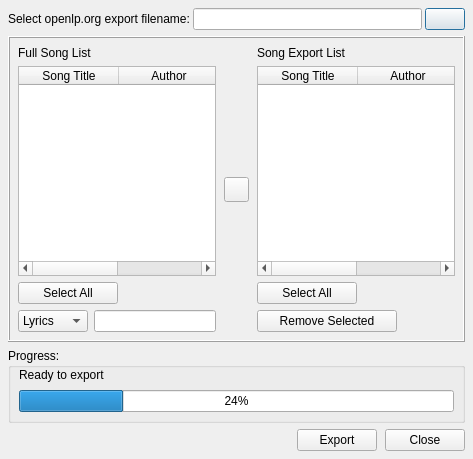
<?xml version="1.0" encoding="UTF-8"?>
<ui version="4.0">
 <class>OpenLPExportDialog</class>
 <widget class="QDialog" name="OpenLPExportDialog">
  <property name="geometry">
   <rect>
    <x>0</x>
    <y>0</y>
    <width>473</width>
    <height>459</height>
   </rect>
  </property>
  <property name="windowTitle">
   <string>openlp.org Song Exporter</string>
  </property>
  <property name="windowIcon">
   <iconset>
    <normaloff>:/icon/openlp.org-icon-32.bmp</normaloff>:/icon/openlp.org-icon-32.bmp</iconset>
  </property>
  <layout class="QVBoxLayout" name="verticalLayout_5">
   <property name="margin">
    <number>8</number>
   </property>
   <item>
    <widget class="QWidget" name="ExportFileWidget" native="true">
     <property name="sizePolicy">
      <sizepolicy hsizetype="Preferred" vsizetype="Fixed">
       <horstretch>0</horstretch>
       <verstretch>0</verstretch>
      </sizepolicy>
     </property>
     <layout class="QHBoxLayout" name="horizontalLayout">
      <property name="spacing">
       <number>3</number>
      </property>
      <property name="margin">
       <number>0</number>
      </property>
      <item>
       <widget class="QLabel" name="ExportFileLabel">
        <property name="text">
         <string>Select openlp.org export filename:</string>
        </property>
       </widget>
      </item>
      <item>
       <widget class="QLineEdit" name="ExportFileLineEdit"/>
      </item>
      <item>
       <widget class="QPushButton" name="ExportFileSelectPushButton">
        <property name="text">
         <string/>
        </property>
        <property name="icon">
         <iconset resource="../images/openlp-2.qrc">
          <normaloff>:/exports/export_load.png</normaloff>:/exports/export_load.png</iconset>
        </property>
       </widget>
      </item>
     </layout>
    </widget>
   </item>
   <item>
    <widget class="QFrame" name="SongListFrame">
     <property name="sizePolicy">
      <sizepolicy hsizetype="Expanding" vsizetype="Expanding">
       <horstretch>0</horstretch>
       <verstretch>0</verstretch>
      </sizepolicy>
     </property>
     <property name="frameShape">
      <enum>QFrame::Box</enum>
     </property>
     <property name="frameShadow">
      <enum>QFrame::Raised</enum>
     </property>
     <layout class="QHBoxLayout" name="horizontalLayout_6">
      <property name="spacing">
       <number>8</number>
      </property>
      <property name="margin">
       <number>8</number>
      </property>
      <item>
       <widget class="QWidget" name="ExportFileSongListWidget" native="true">
        <property name="sizePolicy">
         <sizepolicy hsizetype="Preferred" vsizetype="Expanding">
          <horstretch>0</horstretch>
          <verstretch>0</verstretch>
         </sizepolicy>
        </property>
        <layout class="QVBoxLayout" name="verticalLayout">
         <property name="spacing">
          <number>6</number>
         </property>
         <property name="margin">
          <number>0</number>
         </property>
         <item>
          <widget class="QLabel" name="ExportListLabel">
           <property name="text">
            <string>Full Song List</string>
           </property>
          </widget>
         </item>
         <item>
          <widget class="QTableWidget" name="ExportListTable">
           <property name="selectionMode">
            <enum>QAbstractItemView::MultiSelection</enum>
           </property>
           <property name="showGrid">
            <bool>false</bool>
           </property>
           <property name="wordWrap">
            <bool>false</bool>
           </property>
           <property name="cornerButtonEnabled">
            <bool>false</bool>
           </property>
           <column>
            <property name="text">
             <string>Song Title</string>
            </property>
           </column>
           <column>
            <property name="text">
             <string>Author</string>
            </property>
           </column>
          </widget>
         </item>
         <item>
          <widget class="QWidget" name="ExportSelectAllWidget" native="true">
           <layout class="QHBoxLayout" name="horizontalLayout_2">
            <property name="spacing">
             <number>6</number>
            </property>
            <property name="margin">
             <number>0</number>
            </property>
            <item>
             <widget class="QPushButton" name="ExportSelectAllPushButton">
              <property name="sizePolicy">
               <sizepolicy hsizetype="Preferred" vsizetype="Fixed">
                <horstretch>0</horstretch>
                <verstretch>0</verstretch>
               </sizepolicy>
              </property>
              <property name="minimumSize">
               <size>
                <width>100</width>
                <height>0</height>
               </size>
              </property>
              <property name="text">
               <string>Select All</string>
              </property>
              <property name="icon">
               <iconset resource="../images/openlp-2.qrc">
                <normaloff>:/exports/export_selectall.png</normaloff>:/exports/export_selectall.png</iconset>
              </property>
             </widget>
            </item>
            <item>
             <spacer name="ExportSelectAllHSpacer">
              <property name="orientation">
               <enum>Qt::Horizontal</enum>
              </property>
              <property name="sizeType">
               <enum>QSizePolicy::Expanding</enum>
              </property>
              <property name="sizeHint" stdset="0">
               <size>
                <width>89</width>
                <height>20</height>
               </size>
              </property>
             </spacer>
            </item>
           </layout>
          </widget>
         </item>
         <item>
          <widget class="QWidget" name="exportFilterWidget" native="true">
           <property name="sizePolicy">
            <sizepolicy hsizetype="Expanding" vsizetype="Fixed">
             <horstretch>0</horstretch>
             <verstretch>0</verstretch>
            </sizepolicy>
           </property>
           <property name="minimumSize">
            <size>
             <width>0</width>
             <height>0</height>
            </size>
           </property>
           <layout class="QHBoxLayout" name="horizontalLayout_3">
            <property name="margin">
             <number>0</number>
            </property>
            <item>
             <widget class="QComboBox" name="ExportFilterComboBox">
              <property name="minimumSize">
               <size>
                <width>70</width>
                <height>0</height>
               </size>
              </property>
              <item>
               <property name="text">
                <string>Lyrics</string>
               </property>
              </item>
              <item>
               <property name="text">
                <string>Title</string>
               </property>
              </item>
              <item>
               <property name="text">
                <string>Author</string>
               </property>
              </item>
             </widget>
            </item>
            <item>
             <widget class="QLineEdit" name="ExportFilterLineEdit"/>
            </item>
           </layout>
          </widget>
         </item>
        </layout>
        <zorder>exportFilterWidget</zorder>
        <zorder>ExportListTable</zorder>
        <zorder>ExportListLabel</zorder>
        <zorder>ExportSelectAllWidget</zorder>
       </widget>
      </item>
      <item>
       <widget class="QWidget" name="AddSelectedWidget" native="true">
        <property name="sizePolicy">
         <sizepolicy hsizetype="Preferred" vsizetype="Expanding">
          <horstretch>0</horstretch>
          <verstretch>0</verstretch>
         </sizepolicy>
        </property>
        <layout class="QVBoxLayout" name="verticalLayout_3">
         <property name="margin">
          <number>0</number>
         </property>
         <item>
          <spacer name="AddSelectedTopVSpacer">
           <property name="orientation">
            <enum>Qt::Vertical</enum>
           </property>
           <property name="sizeHint" stdset="0">
            <size>
             <width>20</width>
             <height>40</height>
            </size>
           </property>
          </spacer>
         </item>
         <item>
          <widget class="QPushButton" name="AddSelectedPushButton">
           <property name="sizePolicy">
            <sizepolicy hsizetype="Minimum" vsizetype="Minimum">
             <horstretch>0</horstretch>
             <verstretch>0</verstretch>
            </sizepolicy>
           </property>
           <property name="minimumSize">
            <size>
             <width>25</width>
             <height>25</height>
            </size>
           </property>
           <property name="text">
            <string/>
           </property>
           <property name="icon">
            <iconset resource="../images/openlp-2.qrc">
             <normaloff>:/exports/export_move_to_list.png</normaloff>:/exports/export_move_to_list.png</iconset>
           </property>
          </widget>
         </item>
         <item>
          <spacer name="AddSelectedBottomVSpacer">
           <property name="orientation">
            <enum>Qt::Vertical</enum>
           </property>
           <property name="sizeHint" stdset="0">
            <size>
             <width>20</width>
             <height>40</height>
            </size>
           </property>
          </spacer>
         </item>
        </layout>
       </widget>
      </item>
      <item>
       <widget class="QWidget" name="SelectedFileListWidget" native="true">
        <property name="sizePolicy">
         <sizepolicy hsizetype="Preferred" vsizetype="Expanding">
          <horstretch>0</horstretch>
          <verstretch>0</verstretch>
         </sizepolicy>
        </property>
        <layout class="QVBoxLayout" name="verticalLayout_2">
         <property name="margin">
          <number>0</number>
         </property>
         <item>
          <widget class="QLabel" name="SelectedListLabel">
           <property name="text">
            <string>Song Export List</string>
           </property>
          </widget>
         </item>
         <item>
          <widget class="QTableWidget" name="SelectedListTable">
           <property name="selectionMode">
            <enum>QAbstractItemView::MultiSelection</enum>
           </property>
           <property name="showGrid">
            <bool>false</bool>
           </property>
           <property name="wordWrap">
            <bool>false</bool>
           </property>
           <property name="cornerButtonEnabled">
            <bool>false</bool>
           </property>
           <column>
            <property name="text">
             <string>Song Title</string>
            </property>
           </column>
           <column>
            <property name="text">
             <string>Author</string>
            </property>
           </column>
          </widget>
         </item>
         <item>
          <widget class="QWidget" name="SelectedSelectAllWidget" native="true">
           <layout class="QHBoxLayout" name="horizontalLayout_4">
            <property name="spacing">
             <number>6</number>
            </property>
            <property name="margin">
             <number>0</number>
            </property>
            <item>
             <widget class="QPushButton" name="SelectedSelectAllPushButton">
              <property name="sizePolicy">
               <sizepolicy hsizetype="Preferred" vsizetype="Fixed">
                <horstretch>0</horstretch>
                <verstretch>0</verstretch>
               </sizepolicy>
              </property>
              <property name="minimumSize">
               <size>
                <width>100</width>
                <height>0</height>
               </size>
              </property>
              <property name="text">
               <string>Select All</string>
              </property>
              <property name="icon">
               <iconset resource="../images/openlp-2.qrc">
                <normaloff>:/exports/export_selectall.png</normaloff>:/exports/export_selectall.png</iconset>
              </property>
             </widget>
            </item>
            <item>
             <spacer name="SelectedSelectAllHSpacer">
              <property name="orientation">
               <enum>Qt::Horizontal</enum>
              </property>
              <property name="sizeType">
               <enum>QSizePolicy::Expanding</enum>
              </property>
              <property name="sizeHint" stdset="0">
               <size>
                <width>92</width>
                <height>20</height>
               </size>
              </property>
             </spacer>
            </item>
           </layout>
          </widget>
         </item>
         <item>
          <widget class="QWidget" name="SelectedRemoveSelectedWidget" native="true">
           <property name="sizePolicy">
            <sizepolicy hsizetype="Expanding" vsizetype="Fixed">
             <horstretch>0</horstretch>
             <verstretch>0</verstretch>
            </sizepolicy>
           </property>
           <layout class="QHBoxLayout" name="horizontalLayout_5">
            <property name="margin">
             <number>0</number>
            </property>
            <item>
             <widget class="QPushButton" name="SelectedRemoveSelectedButton">
              <property name="sizePolicy">
               <sizepolicy hsizetype="Minimum" vsizetype="Fixed">
                <horstretch>0</horstretch>
                <verstretch>0</verstretch>
               </sizepolicy>
              </property>
              <property name="minimumSize">
               <size>
                <width>140</width>
                <height>0</height>
               </size>
              </property>
              <property name="text">
               <string>Remove Selected</string>
              </property>
              <property name="icon">
               <iconset resource="../images/openlp-2.qrc">
                <normaloff>:/exports/export_remove.png</normaloff>:/exports/export_remove.png</iconset>
              </property>
             </widget>
            </item>
            <item>
             <spacer name="SelectedRemoveSelectedHSpacer">
              <property name="orientation">
               <enum>Qt::Horizontal</enum>
              </property>
              <property name="sizeHint" stdset="0">
               <size>
                <width>49</width>
                <height>20</height>
               </size>
              </property>
             </spacer>
            </item>
           </layout>
          </widget>
         </item>
        </layout>
       </widget>
      </item>
     </layout>
     <zorder>ExportFileSongListWidget</zorder>
     <zorder>SelectedFileListWidget</zorder>
     <zorder>AddSelectedWidget</zorder>
    </widget>
   </item>
   <item>
    <widget class="QGroupBox" name="ProgressGroupBox">
     <property name="sizePolicy">
      <sizepolicy hsizetype="Expanding" vsizetype="Fixed">
       <horstretch>0</horstretch>
       <verstretch>0</verstretch>
      </sizepolicy>
     </property>
     <property name="title">
      <string>Progress:</string>
     </property>
     <layout class="QVBoxLayout" name="verticalLayout_4">
      <property name="spacing">
       <number>8</number>
      </property>
      <property name="leftMargin">
       <number>8</number>
      </property>
      <property name="topMargin">
       <number>0</number>
      </property>
      <property name="rightMargin">
       <number>8</number>
      </property>
      <property name="bottomMargin">
       <number>8</number>
      </property>
      <item>
       <widget class="QLabel" name="ProgressLabel">
        <property name="text">
         <string>Ready to export</string>
        </property>
       </widget>
      </item>
      <item>
       <widget class="QProgressBar" name="ProgressBar">
        <property name="value">
         <number>24</number>
        </property>
       </widget>
      </item>
     </layout>
    </widget>
   </item>
   <item>
    <widget class="QWidget" name="ButtonBarWidget" native="true">
     <layout class="QHBoxLayout" name="horizontalLayout_7">
      <property name="spacing">
       <number>8</number>
      </property>
      <property name="margin">
       <number>0</number>
      </property>
      <item>
       <spacer name="ButtonBarHSpacer">
        <property name="orientation">
         <enum>Qt::Horizontal</enum>
        </property>
        <property name="sizeHint" stdset="0">
         <size>
          <width>288</width>
          <height>20</height>
         </size>
        </property>
       </spacer>
      </item>
      <item>
       <widget class="QPushButton" name="ExportPushButton">
        <property name="text">
         <string>Export</string>
        </property>
       </widget>
      </item>
      <item>
       <widget class="QPushButton" name="ClosePushButton">
        <property name="text">
         <string>Close</string>
        </property>
       </widget>
      </item>
     </layout>
    </widget>
   </item>
  </layout>
 </widget>
 <resources>
  <include location="../images/openlp-2.qrc"/>
 </resources>
 <connections>
  <connection>
   <sender>ClosePushButton</sender>
   <signal>clicked()</signal>
   <receiver>OpenLPExportDialog</receiver>
   <slot>close()</slot>
   <hints>
    <hint type="sourcelabel">
     <x>436</x>
     <y>436</y>
    </hint>
    <hint type="destinationlabel">
     <x>462</x>
     <y>455</y>
    </hint>
   </hints>
  </connection>
  <connection>
   <sender>ExportSelectAllPushButton</sender>
   <signal>clicked()</signal>
   <receiver>ExportListTable</receiver>
   <slot>selectAll()</slot>
   <hints>
    <hint type="sourcelabel">
     <x>75</x>
     <y>281</y>
    </hint>
    <hint type="destinationlabel">
     <x>88</x>
     <y>176</y>
    </hint>
   </hints>
  </connection>
  <connection>
   <sender>SelectedSelectAllPushButton</sender>
   <signal>clicked()</signal>
   <receiver>SelectedListTable</receiver>
   <slot>selectAll()</slot>
   <hints>
    <hint type="sourcelabel">
     <x>311</x>
     <y>277</y>
    </hint>
    <hint type="destinationlabel">
     <x>339</x>
     <y>190</y>
    </hint>
   </hints>
  </connection>
  <connection>
   <sender>SelectedRemoveSelectedButton</sender>
   <signal>clicked()</signal>
   <receiver>SelectedListTable</receiver>
   <slot>clear()</slot>
   <hints>
    <hint type="sourcelabel">
     <x>379</x>
     <y>308</y>
    </hint>
    <hint type="destinationlabel">
     <x>389</x>
     <y>188</y>
    </hint>
   </hints>
  </connection>
 </connections>
</ui>
